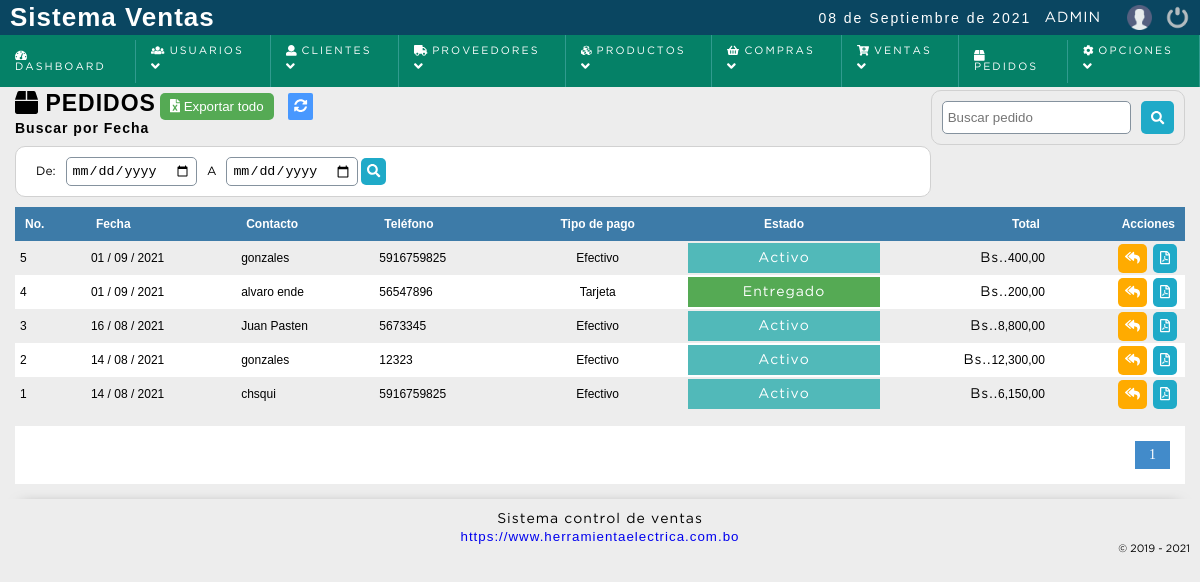
/sistema/pedidos/pedidos.php (signed in), run on the app's committed database.
### tables this page shows
CREATE TABLE `pedido` (
  `id_pedido` bigint(20) NOT NULL,
  `fecha` date NOT NULL,
  `contacto_id` bigint(20) NOT NULL,
  `tipopago_id` int(11) NOT NULL,
  `total` decimal(10,2) NOT NULL DEFAULT 0.00,
  `estatus` int(11) NOT NULL DEFAULT 1
);

CREATE TABLE `contacto_pedido` (
  `id_contacto` bigint(20) NOT NULL,
  `nombre` varchar(80) NOT NULL,
  `telefono` bigint(20) NOT NULL,
  `email` varchar(100) NOT NULL,
  `nit` varchar(20) NOT NULL,
  `nombre_fiscal` varchar(80) NOT NULL,
  `direccion` text NOT NULL
);

CREATE TABLE `tipo_pago` (
  `id_tipopago` int(11) NOT NULL,
  `tipo_pago` varchar(50) NOT NULL,
  `descripcion` text NOT NULL,
  `date_add` datetime NOT NULL DEFAULT current_timestamp(),
  `estatus` int(11) NOT NULL DEFAULT 1
);

### sistema/includes/functions.php (called while the page is built, shortened)
<?php
	function decrypt($string, $key) {
	   $result = '';
	   $string = base64_decode($string);
	   for($i=0; $i<strlen($string); $i++) {
	      $char = substr($string, $i, 1);
	      $keychar = substr($key, ($i % strlen($key))-1, 1);
	      $char = chr(ord($char)-ord($keychar));
	      $result.=$char;
	   }
	   return $result;
	}
	function formatCant($cantidad){
		$cantidad = number_format($cantidad,2,SPD,SPM);
		return $cantidad;
	}
 ?>

### sistema/pedidos/pedidos.php (the view, shortened to what this page needs)
<?php
	include "../../conexion.php";
	$sql_registe = mysqli_query($conection,"SELECT COUNT(*) as total_registro FROM pedido");
	$result_register = mysqli_fetch_array($sql_registe);
	$total_registro = $result_register['total_registro'];
	$por_pagina = 200;
	if(empty($_GET['pagina']))
	{
		$pagina = 1;
	}else{
		$pagina = $_GET['pagina'];
	}
	$desde = ($pagina-1) * $por_pagina;
	$total_paginas = ceil($total_registro / $por_pagina);
	$query = mysqli_query($conection,"SELECT p.id_pedido,
											 p.fecha,
											 p.total,
											 c.id_contacto,
											 p.estatus,
											 c.nombre as contacto,
											 c.telefono,
											 tp.tipo_pago
										FROM pedido p
										INNER JOIN contacto_pedido c
										ON p.contacto_id = c.id_contacto
										INNER JOIN tipo_pago tp
										ON p.tipopago_id = tp.id_tipopago
										WHERE p.estatus != 10
									  	ORDER BY p.id_pedido DESC LIMIT $desde,$por_pagina
		");
 ?>
<!DOCTYPE html>
<html lang="en">
<head>
	<?php include "../includes/scripts.php"; ?>
</head>
<body>
	<?php include "../includes/header.php"; ?>
	<section id="container">
		<h1><i class="fas fa-box"></i> Pedidos </h1>
		<?php if( $result > 0  and ($_SESSION['rol'] == 1 or $_SESSION['rol'] == 2)){ ?>
		<form action="exportar.php" method="post" class="formExport" >
			<button type="submit" class="bntExport"> <i class="fas fa-file-excel"></i> Exportar todo</button>
		</form>
		<?php } ?>
		<a href="index.php" class="btnRefresh"><i class="fas fa-sync-alt" title="Actualizar"></i></a>
		<form action="buscar_pedido.php" method="get" class="form_search">
			<input type="text" name="busqueda" id="busqueda" placeholder="Buscar pedido">
			<button type="submit" class="btn_search"><i class="fas fa-search"></i></button>
		</form>
		<div>
			<h5>Buscar por Fecha</h5>
			<form action="buscar_pedido.php" method="get" class="form_search_date">
				<label>De: </label>
				<input type="date" name="fecha_de" id="fecha_de" required>
				<label> A </label>
				<input type="date" name="fecha_a" id="fecha_a" required>
				<button type="submit" class="btn_view"><i class="fas fa-search"></i></button>
			</form>
		</div>
		<div class="containerTable">
			<table id="tblPedidos">
				<tr>
					<th>No.</th>
					<th>Fecha</th>
					<th>Contacto</th>
					<th>Teléfono</th>
					<th class="textcenter">Tipo de pago</th>
					<th class="textcenter">Estado</th>
					<th class="textright">Total</th>
					<th class="textright">Acciones</th>
				</tr>
			<?php
				if($result > 0){
					while ($data = mysqli_fetch_assoc($query)) {
						$key = $data["id_pedido"].'_24091989';
						$keyPedido = md5($key);
						$arrFecha = explode('-',$data['fecha']);
						$fecha = $arrFecha[2].' / '.$arrFecha[1].' / '.$arrFecha[0];
						if($data["estatus"] == 1){
							$estado = '<span class="bkA">Activo</span>';
						}else if($data["estatus"] == 2){
							$estado = '<span class="bkY">En proceso</span>';
						}else if($data["estatus"] == 3){
							$estado = '<span class="bkG">Entregado</span>';
						}else{
							$estado = '<span class="bkR">Anulado</span>';
						}
				?>
					<tr id="row_<?php echo $data["id_pedido"]; ?>">
						<td><?php echo $data["id_pedido"]; ?></td>
						<td><?php echo $fecha; ?></td>
						<td><?php echo $data["contacto"]; ?></td>
						<td><?php echo $data["telefono"]; ?></td>
						<td class="textcenter"><?php echo $data['tipo_pago']; ?></td>
						<td class="estado textcenter"><?php echo $estado; ?></td>
						<td class="textright totalpedido"><span><?= SIMBOLO_MONEDA ?>.</span><?php echo formatCant($data["total"]); ?></td>
						<td class="textright">
							<div class="div_acciones">
								<div>
									<button title="Procesar pedido" class="btn_add estado_pedido" type="button" p="<?php echo $data["id_pedido"]; ?>" ><i class="fas fa-reply-all"></i></button>
								</div>
								<div>
									<button class="btn_view view_pedido_pdf" type="button" c="<?php echo $keyPedido; ?>" p="<?php echo $data["id_pedido"]; ?>" title="Generar PDF" ><i class="far fa-file-pdf"></i></i></button>
								</div>
							</div>
						</td>
					</tr>
			<?php
					}
				}else{
					echo '<tr><td colspan="9" align="center"><p><strong>No hay datos para mostrar</strong></p></td></tr>';
				}
			 ?>
			</table>
		</div>
	<?php
		if($total_registro != 0)
		{
	 ?>
		<div class="paginador">
			<ul>
			<?php
				for ($i=1; $i <= $total_paginas; $i++) {
					if($i == $pagina)
					{
						echo '<li class="pageSelected">'.$i.'</li>';
					}else{
						echo '<li><a href="?pagina='.$i.'">'.$i.'</a></li>';
					}
				}
			 ?>
			</ul>
		</div>
	<?php } ?>
	</section>
	<?php include "../includes/footer.php"; ?>
</body>
</html>

### sistema/css/style.css (style rules this page uses)
* { margin: 0; padding: 0; box-sizing: border-box; }
body { background: #ededed; }
h1, h2, h3, h4, h5, h6 { font-family: 'arial'; font-weight: bold; letter-spacing: 1px; }
h1 { font-size: 26px; }
h5 { font-size: 14px; }
a { text-decoration: none; font-family: arial; letter-spacing: 1px; }
span { font-family: 'GothamBook'; letter-spacing: 1px; font-size: 14px; line-height: 20px; }
#container { padding: 90px 15px 15px; }
form { background: #FFF; margin: auto; padding: 20px 43px; border: 1px solid #d1d1d1; }
label { display: block; font-size: 9pt; font-family: 'GothamBook'; margin: 15px auto 5px auto; }
input,select,textarea { display: block; width: 100%; font-size: 10pt; padding: 5px; border: 1px solid #85929e; border-radius: 5px; }
.bkG { background-color: #55aa54; }
.bkA { background-color: #51b9b9; }
.btnRefresh { margin-left: 10px; color: #FFF; font-size: 10pt; background:#4898ff; padding: 6px; border-radius: 2px; }
#container h1 { font-size: 23px; text-transform: uppercase; display: inline-block; }
table { border-collapse: collapse; font-size: 9pt; font-family: 'arial'; width: 100%; }
table th { text-align: left; padding: 10px; background: #3d7ba8; color: #FFF; }
table tr:nth-child(odd) { background: #FFF; }
table td { padding: 2px 5px; }
.paginador ul { padding: 15px; list-style: none; background: #FFF; margin-top: 15px; display: -webkit-flex; display: -moz-flex; display: -ms-flex; display: -o-flex; display: flex; justify-content: flex-end; }
.paginador a, .pageSelected { color: #428bca; border: 1px solid #ddd; padding: 5px; display: inline-block; font-size: 14px; text-align: center; width: 35px; }
.pageSelected { color: #FFF; background: #428bca; border: 1px solid #428bca; }
.form_search { display: -webkit-flex; display: -moz-flex; display: -ms-flex; display: -o-flex; display: flex; float: right; background: initial; padding: 10px; border-radius: 10px; margin-bottom: 10px; }
.form_search .btn_search { background: #1faac8; color: #FFF; padding: 10px; border: 0; cursor: pointer; margin-left: 10px; display: -webkit-flex; display: -moz-flex; display: -ms-flex; display: -o-flex; display: flex; border-radius: 5px; }
.textright { text-align: right; }
.textcenter { text-align: center; }
.div_acciones { display: -webkit-flex; display: -moz-flex; display: -ms-flex; display: -o-flex; display: flex; justify-content: flex-end; }
.btn_view, .btn_edit, .btn_del, .btn_add, .btn_sendEmail, .btn_print { background-color: #1faac8; border: 0; border-radius: 5px; cursor: pointer; padding: 7px; margin: 0 3px; color: #FFF; }
.div_acciones .btn_view, .div_acciones .btn_edit, .div_acciones .btn_del, .btn_add { display: block; }
.btn_add { background-color: #ffab00; }
.form_search_date { padding: 10px; display: flex; justify-content: flex-start; align-items: center; border-radius: 10px; margin: 10px auto; }
.form_search_date label { margin: 0 10px; }
.form_search_date input { width: auto; }
.form_search_date .btn_view { padding: 6px; }
.formExport { padding: initial; display: inline-block; background: initial; border: initial; }
.bntExport { cursor: pointer; color: #FFF; background: #55aa54; border: 0; padding: 6px 10px; border-radius: 5px; }
#tblPedidos .estado span { width: 100%; display: block; padding: 5px 10px; color: #FFF; }

### data on the page
pedido: id_pedido "5", fecha "01 / 09 / 2021", contacto_pedido.nombre "gonzales", contacto_pedido.telefono "5916759825", tipo_pago.tipo_pago "Efectivo", estatus "Activo", total "400,00"
pedido: id_pedido "4", fecha "01 / 09 / 2021", contacto_pedido.nombre "alvaro ende", contacto_pedido.telefono "56547896", tipo_pago.tipo_pago "Tarjeta", estatus "Entregado", total "200,00"
pedido: id_pedido "3", fecha "16 / 08 / 2021", contacto_pedido.nombre "Juan Pasten", contacto_pedido.telefono "5673345", tipo_pago.tipo_pago "Efectivo", estatus "Activo", total "8,800,00"
pedido: id_pedido "2", fecha "14 / 08 / 2021", contacto_pedido.nombre "gonzales", contacto_pedido.telefono "12323", tipo_pago.tipo_pago "Efectivo", estatus "Activo", total "12,300,00"
pedido: id_pedido "1", fecha "14 / 08 / 2021", contacto_pedido.nombre "chsqui", contacto_pedido.telefono "5916759825", tipo_pago.tipo_pago "Efectivo", estatus "Activo", total "6,150,00"

### other printed values
fechaC() "08 de Septiembre de 2021"
$_SESSION['user'] "ADMIN"
WEB_EMPRESA "https://www.herramientaelectrica.com.bo"
